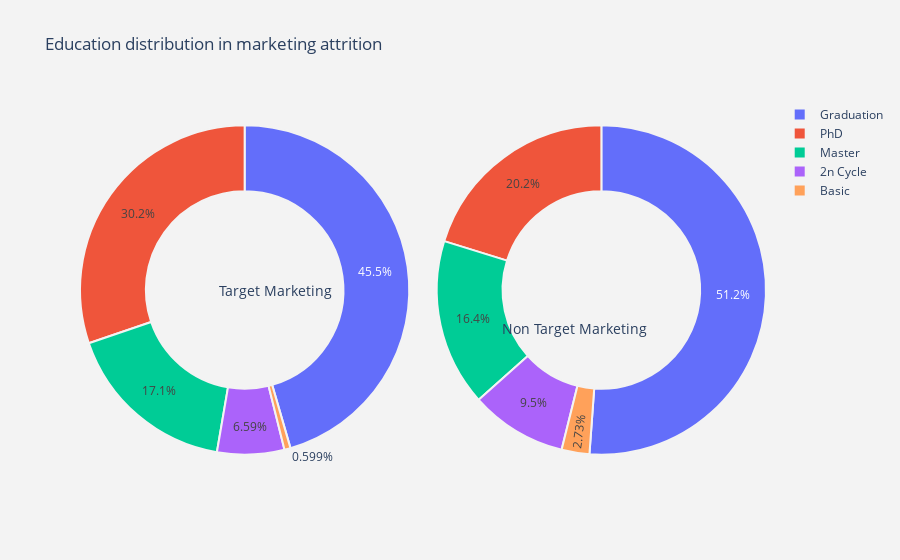

The notebook cell saved with this chart:
### Code cell
plot_pie(cat_cols[0])

### Figure 1 — Plotly figure (JSON) as saved in the notebook; plotly's stock layout.template omitted (floating-point values rounded to 4 significant figures)
{"data": [{"domain": {"x": [0, 0.48]}, "hole": 0.6, "hoverinfo": "label+percent+name", "labels": ["Graduation", "PhD", "Master", "2n Cycle", "Basic"], "marker": {"line": {"color": "rgb(243,243,243)", "width": 2}}, "name": "Target Marketing", "type": "pie", "values": [152, 101, 57, 22, 2]}, {"domain": {"x": [0.52, 1]}, "hole": 0.6, "hoverinfo": "label+percent+name", "labels": ["Graduation", "PhD", "Master", "2n Cycle", "Basic"], "marker": {"line": {"color": "rgb(243,243,243)", "width": 2}}, "name": "Non Target Marketing", "type": "pie", "values": [975, 385, 313, 181, 52]}], "layout": {"annotations": [{"font": {"size": 14}, "showarrow": false, "text": "Target Marketing", "x": 0.2, "y": 0.5}, {"font": {"size": 14}, "showarrow": false, "text": "Non Target Marketing", "x": 0.83, "y": 0.4}], "paper_bgcolor": "rgb(243,243,243)", "plot_bgcolor": "rgb(243,243,243)", "title": {"text": "Education distribution in marketing attrition "}}}
